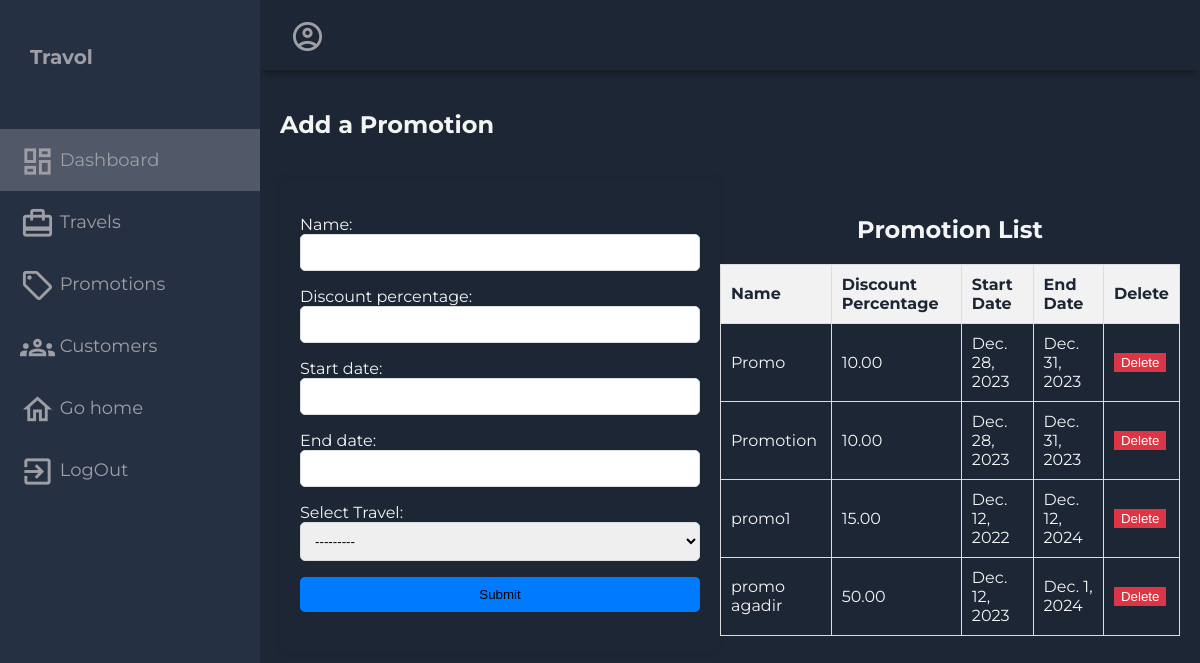
/add_promotion/, run on an earlier commit of the app's database.
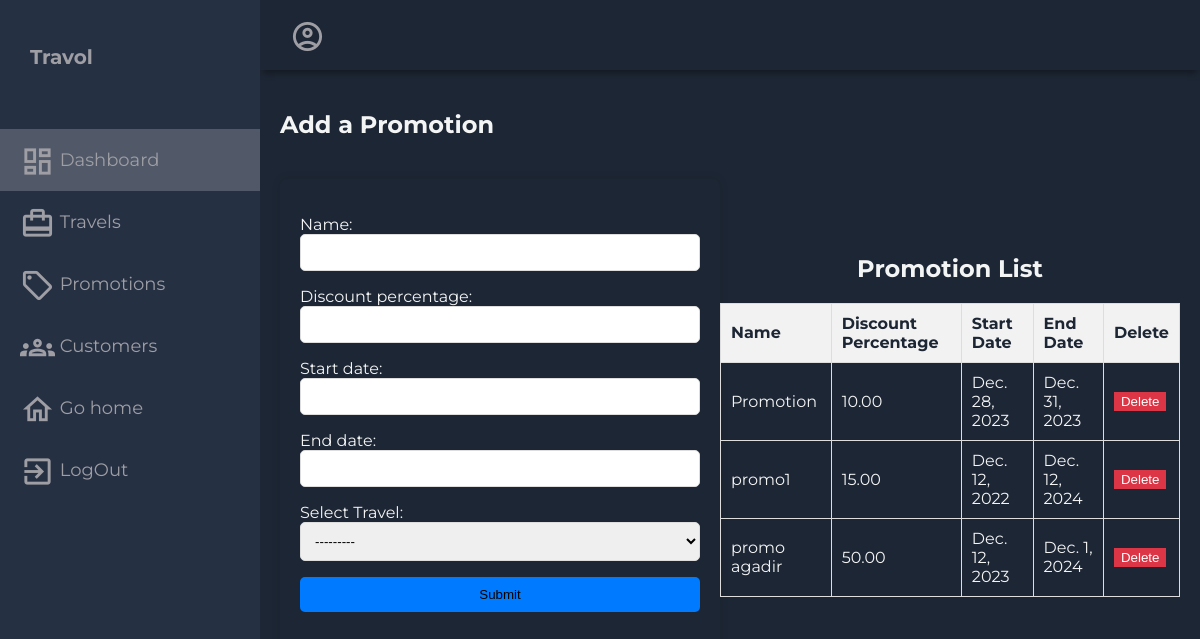
And on a later commit of the database.
### myfirstapp/models.py (models this page shows, shortened)
class Promotion(models.Model):
    name = models.CharField(max_length=255)
    discount_percentage = models.DecimalField(max_digits=5, decimal_places=2)
    start_date = models.DateField()
    end_date = models.DateField()

### myfirstapp/views.py (the view)
# urls.py: path('add_promotion/', add_promotion, name='add_promotion'),
def add_promotion(request):
    promotions = Promotion.objects.all()
    context = {
        'promotions': promotions
    }
    if request.method == 'POST':
        form = PromotionForm(request.POST)
        if form.is_valid():
            promotion = form.save()
            selected_travel = form.cleaned_data['travel']
            selected_travel.promotion = promotion
            selected_travel.save()
            return render(request, 'myfirstapp/promotions.html',  {'form': form, **context})
    else:
        form = PromotionForm()
    context['username'] = request.user.username
    return render(request, 'myfirstapp/promotions.html',  {'form': form, **context})

### myfirstapp/forms.py
class PromotionForm(forms.ModelForm):
    travel = forms.ModelChoiceField(queryset=Travel.objects.all(), label='Select Travel')
    class Meta:
        model = Promotion
        fields = ['name', 'discount_percentage', 'start_date', 'end_date', 'travel']

### myfirstapp/models.py (called while the page is built)
    def __str__(self):
        return self.city

### myfirstapp/templates/myfirstapp/promotions.html (shortened to what this page needs)
{% load static %}
<!DOCTYPE html>
<html lang="en">
<head>
  <link rel="stylesheet" href="{% static 'css/dashboard.css' %}">
</head>
<body>
  <div class="grid-container">
    <header class="header">
      <div class="header-right">
        <span class="material-icons-outlined">account_circle</span>
      </div>
    </header>
    <aside id="sidebar">
      <div class="sidebar-title">
        <div class="sidebar-brand">
          Travol
        </div>
      </div>
      <ul class="sidebar-list">
        <li class="sidebar-list-item" id="aa">
          <a href="{% url 'administrator_dashboard' %}">
            <span class="material-icons-outlined">dashboard</span> Dashboard
          </a>
        </li>
        <li class="sidebar-list-item">
          <a href="{% url 'list_travels'%}">
            <span class="material-icons-outlined">card_travel</span> Travels
          </a>
        </li>
        <li class="sidebar-list-item">
          <a href="{% url 'add_promotion' %}">
            <span class="material-icons-outlined">local_offer</span> Promotions
          </a>
        </li>
        <li class="sidebar-list-item">
          <a href="{% url 'client_list' %}">
            <span class="material-icons-outlined">groups</span> Customers
          </a>
        </li>
        <li class="sidebar-list-item">
          <a href="{% url 'home_page' %}">
            <span class="material-icons-outlined">home</span> Go home
          </a>
        </li>
        <li class="sidebar-list-item">
          <a href="{% url 'logout_view' %}">
            <span class="material-icons-outlined">exit_to_app</span> LogOut
          </a>
        </li>
      </ul>
    </aside>
    <div class="main-container">
      <div class="main-title">
        <h2 style="text-align: center !important;">Add a Promotion</h2>
      </div>
      <div class="customer-list">
        <div class="form-container">
          <form method="post" class="promotion-form">
            <div class="form-group">
              {{ form.as_p }}
              <button type="submit">Submit</button>
            </div>
          </form>
          <br>
          <div class="promotion-list">
            <h2 style="text-align: center !important;">Promotion List</h2>
            <table class="table">
              <thead>
                <tr>
                  <th>Name</th>
                  <th>Discount Percentage</th>
                  <th>Start Date</th>
                  <th>End Date</th>
                  <th>Delete</th>
                </tr>
              </thead>
              <tbody>
                {% for promotion in promotions %}
                <tr>
                  <td>{{ promotion.name }}</td>
                  <td>{{ promotion.discount_percentage }}</td>
                  <td>{{ promotion.start_date }}</td>
                  <td>{{ promotion.end_date }}</td>
                  <td>
                    <button class="btn btn-danger" onclick="deletePromotion('{{ promotion.id }}')">Delete</button>
                  </td>
                </tr>
                {% endfor %}
              </tbody>
            </table>
        </div>
      </div>
    </div>
  </div>
</body>
</html>

What changed in the data, as far as the page shows it:
removed Promotion: name "Promo", discount_percentage "10.00", start_date "Dec. 28, 2023", end_date "Dec. 31, 2023"
